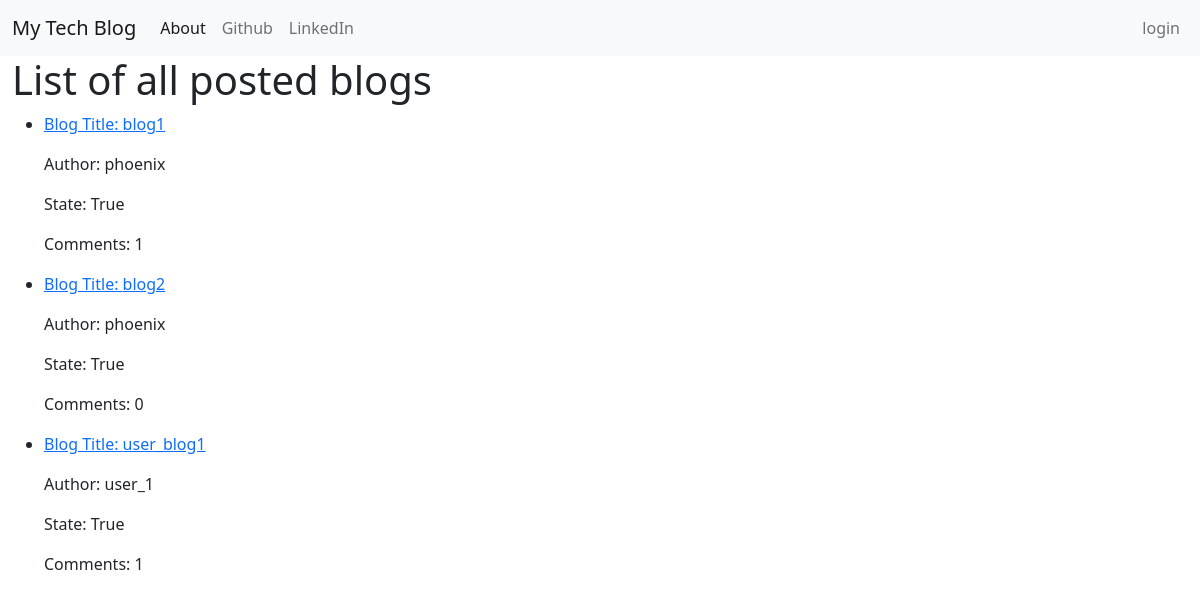
The app's page /, older data.
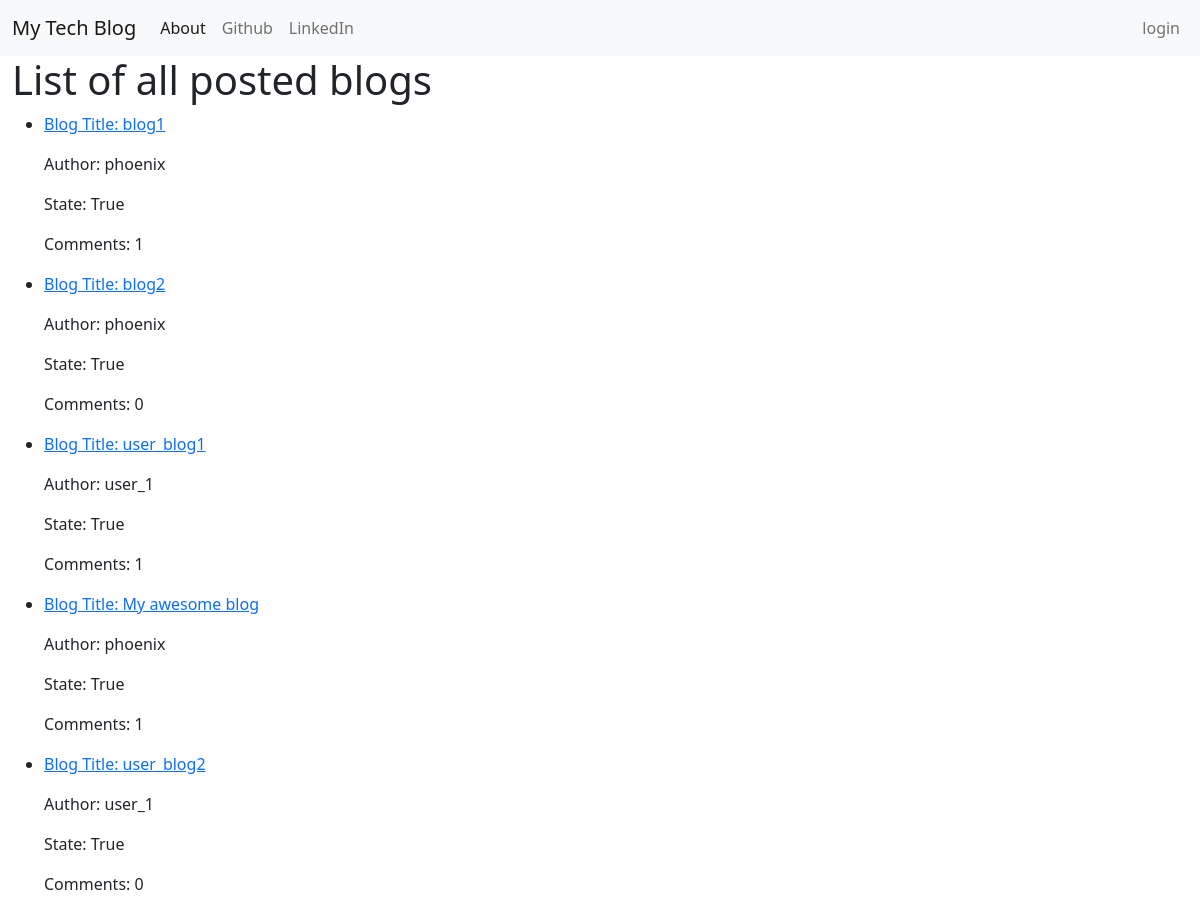
The same page, newer data.
### my_app/models.py (models this page shows, shortened)
class Blog(models.Model):
    user = models.ForeignKey(User, on_delete=models.CASCADE)
    title = models.CharField(max_length=125)
    content = models.TextField(max_length=512) #Check the max length
    state = models.BooleanField(default=False)
    publish_date = models.DateTimeField(null=True, blank=True)

class Comment(models.Model):
    author = models.TextField(max_length=256)
    blog = models.ForeignKey(Blog, related_name='comments' , on_delete=models.CASCADE)
    content = models.TextField(max_length=512)
    status = models.BooleanField(default = False)
    def __str__(self) -> str:
        return self.author

### my_app/views.py (the view)
# urls.py: path('', views.PublishedBlogListView.as_view(), name='index'),
class PublishedBlogListView(ListView):
    model = Blog
    template_name = 'my_app/index.html'
    def get_queryset(self):
        return Blog.objects.filter(state__exact=True)

### my_app/templatetags/comment_count.py (called while the page is built)
@register.filter()
def comment_count(value):
    print(value)
    approved_count = 0
    for object in value:
        if (object.status == True):
            approved_count += 1
    return str(approved_count)

### my_app/templates/my_app/index.html (shortened to what this page needs)
{% extends 'my_app/my_app_base.html' %}
{% load comment_count %}
{% block body_block %}
<h1>List of all posted blogs</h1>
{% for blog in blog_list %}
    <ul>
        <li>
                <p><a href="{% url 'my_app:detail' pk=blog.pk %}">Blog Title: {{blog.title}}</a></p>
                <p>Author: {{blog.user}}</p>
                <p>State: {{blog.state}}</p>
                <p>Comments: {{blog.comments.all|comment_count}}</a></p>
        </li>
    </ul>
{% endfor %}
{% endblock body_block %}

### my_app/templates/my_app/my_app_base.html (shortened to what this page needs)
<!DOCTYPE html>
{% load static %}
{% load comment_count %}
<html lang="en">
<head>
    <link href="https://cdn.jsdelivr.net/npm/bootstrap@5.1.3/dist/css/bootstrap.min.css" rel="stylesheet">
    <link rel="stylesheet" href="{% static 'css/medium-editor.css' %}">
    <link rel="stylesheet" href="{% static 'css/default.css' %}">
</head>
<body>
    <nav class="navbar navbar-expand-lg navbar-light bg-light">
        <div class="container-fluid">
          <a class="navbar-brand" href="{% url 'my_app:index' %}">My Tech Blog</a>
          <div class="collapse navbar-collapse" id="navbarNav">
            <ul class="navbar-nav">
              <li class="nav-item">
                <a class="nav-link active" aria-current="page" href="#">About</a>
              </li>
              <li class="nav-item">
                <a class="nav-link" href="#">Github</a>
              </li>
              <li class="nav-item">
                <a class="nav-link" href="#">LinkedIn</a>
              </li>
            </ul>
            <ul class="navbar-nav ms-auto">
              {% if user.is_authenticated %}
              <li class="nav-item">
                <a class="nav-link" href="{% url 'my_app:new_post' %}">New Post</a>
              </li>
              <li class="nav-item">
                <a class="nav-link" href="{% url 'my_app:drafts' %}">Drafts</a>
              </li>
              <li class="nav-item">
                <a class="nav-link" href="{% url 'my_app:logout' %}">Logout</a>
              </li>
              <li class="nav-item">
                <a class="nav-link" href="#">Welcome: username</a>
              </li>
              {% else %}
              <li class="nav-item">
                <a class="nav-link" href="{% url 'my_app:login' %}">login</a>
              </li>
              {% endif %}
            </ul>
          </div>
        </div>
      </nav>
      <div class="container-fluid">
      {% block body_block %}
      {% endblock body_block %}
      </div>
</body>
</html>

Row changes from the older to the newer data that the page shows:
added Blog: title "My awesome blog", user "phoenix", state "True", comments.all|comment_count "1"
added Blog: title "user_blog2", user "user_1", state "True", comments.all|comment_count "0"
